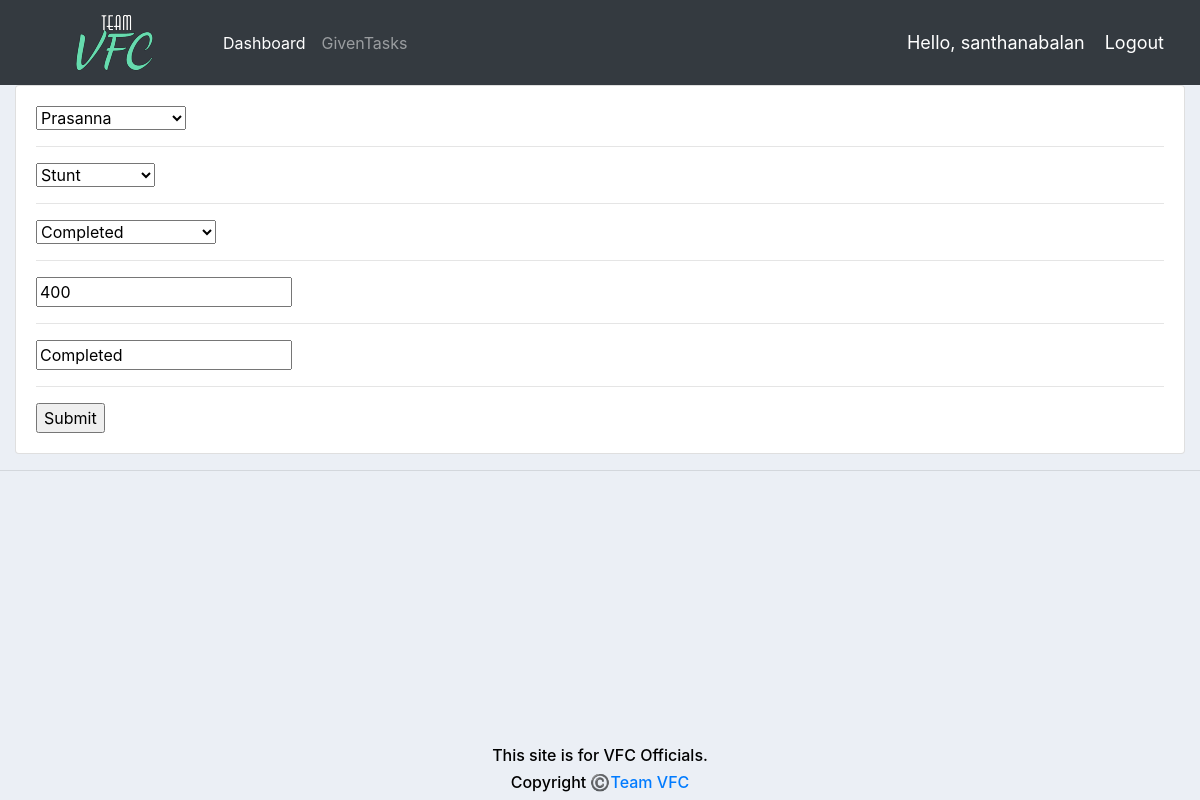
/update_task/1/ (signed in), run on the app's committed database.
### accounts/models.py (models this page shows)
class Task(models.Model):
	STATUS = (
			('Pending', 'Pending'),
			('Reached Completion', 'Reached Completion'),
			('Completed', 'Completed'),
			)
	employee = models.ForeignKey(Employee, null=True, on_delete= models.SET_NULL)
	givenTask = models.ForeignKey(GivenTask, null=True, on_delete= models.SET_NULL)
	date_created = models.DateTimeField(auto_now_add=True, null=True)
	status = models.CharField(max_length=200, null=True, choices=STATUS)
	salary = models.IntegerField(max_length=10, null=True)
	note = models.CharField(max_length=1000, null=True)
	def __str__(self):
		return self.givenTask.name

### accounts/decorators.py (the view)
		def wrapper_func(request, *args, **kwargs):
			group = None
			if request.user.groups.exists():
				group = request.user.groups.all()[0].name
			if group in allowed_roles:
				return view_func(request, *args, **kwargs)
			else:
				return HttpResponse('You are not authorized to view this page')

### accounts/forms.py
class TaskForm(ModelForm):
	class Meta:
		model = Task
		fields = '__all__'

### accounts/models.py (called while the page is built)
	def __str__(self):
		return self.name

	def __str__(self):
		return self.name

### accounts/views.py (called while the page is built)
@login_required(login_url='login')
@allowed_users(allowed_roles=['admin'])
def updateTask(request, pk):
	task = Task.objects.get(id=pk)
	form = TaskForm(instance=task)
	print('Task:', task)
	if request.method == 'POST':
		form = TaskForm(request.POST, instance=task)
		if form.is_valid():
			form.save()
			return redirect('/')
	context = {'form':form}
	return render(request, 'accounts/task_form.html', context)

### accounts/templates/accounts/task_form.html (shortened to what this page needs)
{%  extends 'accounts/main.html' %}
{% load static %}
{% block content %}
<div class="row">
	<div class="col-md">
		<div class="card card-body">
			<form action="" method="POST">
				{% for field in form %}
					{{field}}
					<hr>
				{% endfor %}
				<input type="submit" name="Submit">
			</form>
		</div>
	</div>
</div>
{% endblock %}

### accounts/templates/accounts/navbar.html (shortened to what this page needs)
{% load static %}
<nav class="navbar navbar-expand-lg navbar-dark bg-dark">
 <img src="{% static 'images/logovfc.png' %}">
  <div class="collapse navbar-collapse" id="navbarNav">
    <ul class="navbar-nav">
      {% if request.user.is_staff %}
      <li class="nav-item active">
        <a class="nav-link" href="{% url 'home' %}">Dashboard</a>
      </li>
      <li class="nav-item">
        <a class="nav-link" href="{% url 'givenTasks' %}">GivenTasks</a>
      </li>
      {% else %}
       <li class="nav-item">
        <a class="nav-link" href="{% url 'account' %}">Settings</a>
      </li>
      {% endif %}
    </ul>
  </div>
  <span class="hello-msg">Hello, {{request.user}}</span>
  <span ><a  class="hello-msg" href="{% url 'logout' %}">Logout</a></span>
</nav>

### accounts/static/css/main.css (style rules this page uses)
body { background-color: #ebeff5; }

### accounts/templates/accounts/navbar.html (style rules this page uses)
.hello-msg { font-size: 18px; color: #fff; margin-right: 20px; }

### data on the page
Task: form "Prasanna" "Stunt" "Completed" "400" "Completed"

### other printed values
{{ request.user }} "santhanabalan"
